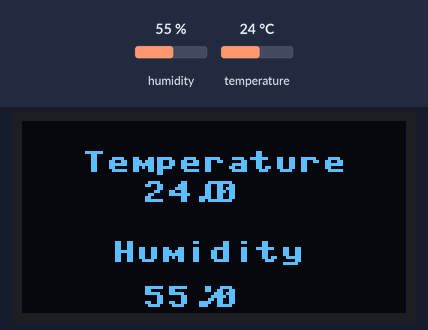
Simulated run of this program. Board: ESP32 board running MicroPython. Shown: 128×64 one-colour display. Wiring (from the project's diagram.json): DHT22 sensor on GPIO 27. The test bench sets the inputs (shaded band); at power-on: humidity 55 %, temperature 24 °C. Library files of the repository ran but are not shown: ssd1306.py; what the program prints to the serial console is not drawn.

Above: at 1.2 s.
1.3 s: humidity set to 22 %
At 3.5 s:
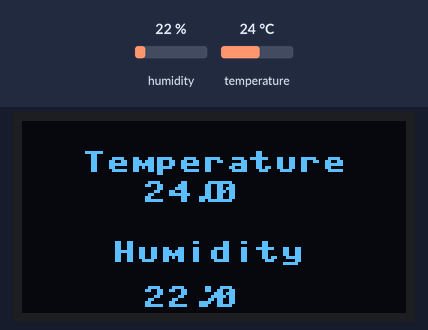
4.6 s: temperature set to 12 °C
At 7.5 s:
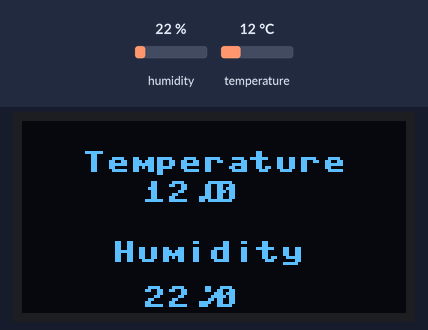
7.8 s: humidity set to 40 %
At 10.2 s:
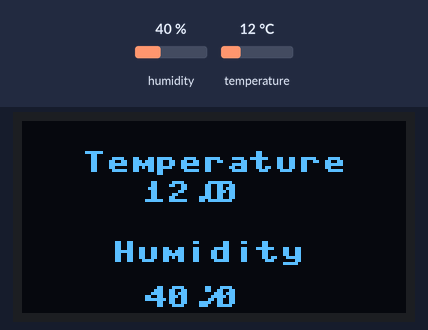
10.9 s: temperature set to 19 °C
Timing chart, 0 to 13.9 s (numbered marks = the images above; inputs shaded):
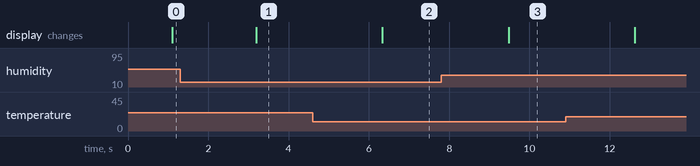

The program:

main.py
```python
from machine import Pin
from machine import Pin, I2C
import machine
import ssd1306
import dht
import time

i2c = I2C(scl=Pin(22), sda=Pin(21))   #inisiasi pin OLED
oled = ssd1306.SSD1306_I2C(128, 64, i2c, 0x3c)

p15 = Pin(27, Pin.IN)     #inisiasi pin DHT22
d=dht.DHT22(p15)

while True:
  d.measure()   #pengukuran suhu dan kelembaban
  t=d.temperature()    #pembacaan suhu
  h=d.humidity()       #pembacaan kelembaban
  print('Temperature =', t, 'C', 'Humidity =', h, '%')   #menampilkan suhu dan kelembaban pada serial monitor
  time.sleep(1)      #delay 1 detik
  oled.fill(0)
  oled.text("Temperature", 20, 10)  #menampilkan suhu pada OLED
  oled.text(str(t), 40, 20)
  oled.text("C", 60, 20)
  oled.text("Humidity", 30, 40)    #menampilkan kelembaban pada OLED
  oled.text(str(h), 40, 55)
  oled.text("%", 60, 55)
  oled.show()
```

Measured:
- after the input at 1.3 s, the display: changes after 1.9 s (image 1)
- after the input at 4.6 s, the display: changes after 1.7 s (image 2)
- after the input at 7.8 s, the display: changes after 1.7 s (image 3)
